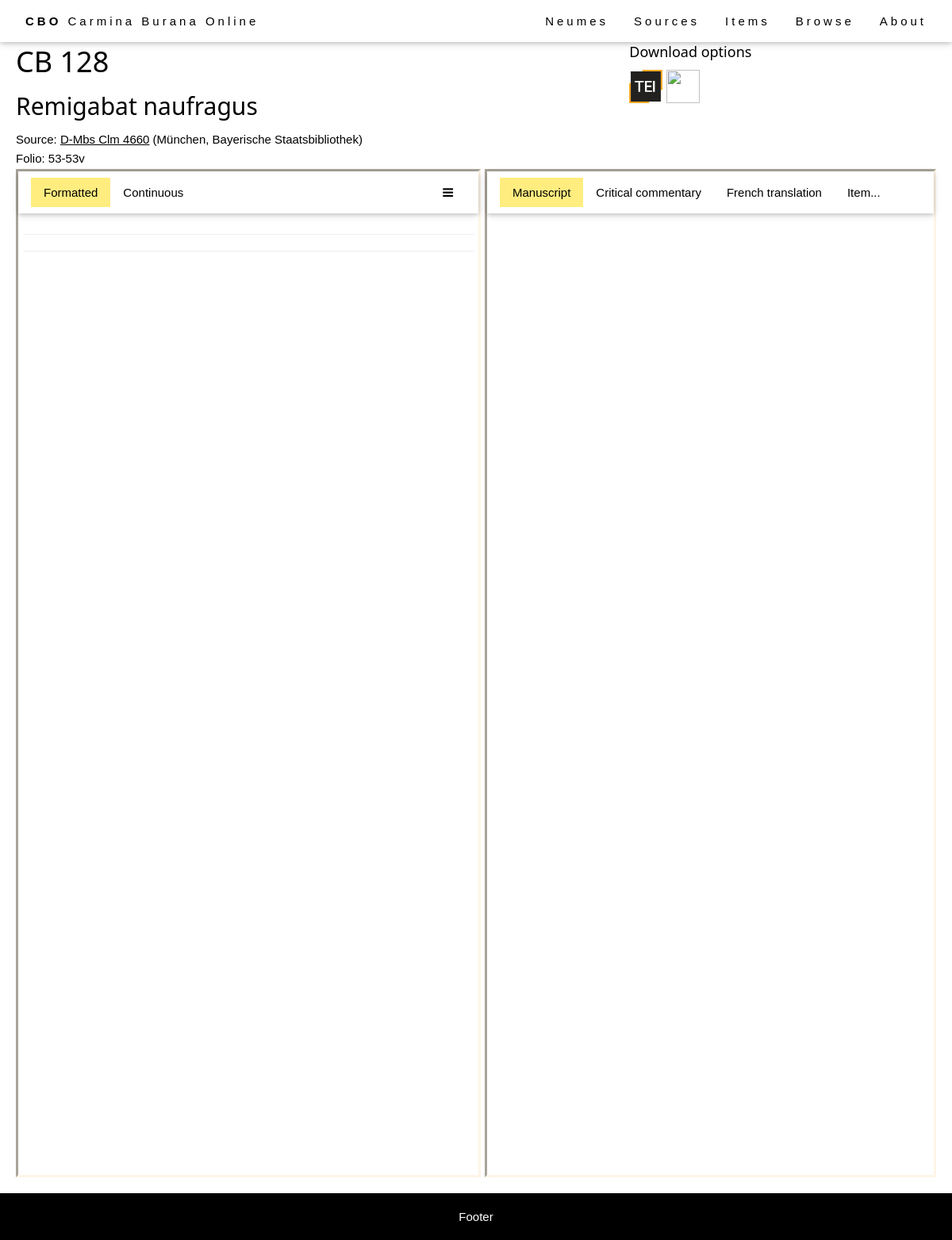
Screenshot of /browse/item/62 with the database file from the repository.
### browse/models.py (models this page shows, shortened)
class Item(models.Model):
    abstract_item = models.ForeignKey(AbstractItem, on_delete=models.PROTECT, null=True)
    source = models.ForeignKey(Source, on_delete=models.RESTRICT, null=True)
    foliation_start = models.CharField(max_length=64, help_text="First folio occupied by the item in the source.")
    foliation_end = models.CharField(max_length=64, help_text="Last folio occupied by the item in the source.")
    title = models.CharField(max_length=256, help_text="Title of the item (incipit).")
    language = models.ManyToManyField(Language)
    file = models.CharField(max_length=64, help_text="Filename (without extensions).", null=True)
    IIIF_canvasIndex = models.CharField(max_length=256, help_text="IIIF canvas index of the item.", blank=True)
    alternative_img_link = models.CharField(max_length=1024, help_text="Alternative link for source images (if IIIF is not available).", blank=True)
    class Meta:
        ordering = [Length('abstract_item__cb_id'), 'abstract_item__cb_id']
    def foliation_str(self):
        if self.foliation_start == self.foliation_end:
            return self.foliation_start
        else:
            return self.foliation_start + "-" + self.foliation_end
    @property
    def has_concordances(self):
        return len(self.abstract_item.item_set.all()) > 1
    @property
    def is_translated(self):
        import os.path
        if os.path.isfile(staticfile_path('tei', self.file + '_PB.tei')):
            return True
        else:
            return False
    @property
    def is_svg_based(self):
        import os.path
        if os.path.isfile(staticfile_path('img/mscz-svg/', self.file + '.svg')):
            return True
        else:
            return False
    @property
    def tei_path(self):
        return staticfile_path('tei', self.file + ".tei")
    @property
    def tei_tree(self):
        from lxml import etree
        return etree.parse(self.tei_path)
    @property
    def is_notated(self):
        if self.tei_tree.find(".//neume") is not None:
            return True
        else:
            return False
    def transform(self, xsl_file, tei_file, indent=False, met=False):
        from lxml import etree, html
        import os
        xsl = etree.parse(staticfile_path('xsl', xsl_file))
        transform = etree.XSLT(xsl)
        xml = etree.parse(staticfile_path('tei', tei_file + '.tei'))
        if met:
            metify(xml)
        result = transform(xml)
        if indent:
            indentify(result)
        try:
            res = lxml.html.tostring(result).decode('UTF-8')
            return res.replace('src="buranus', 'src="/staticfiles/img/glyphs/svg/buranus')
        except:
            print("Error: not able to convert")
            return ''
    @property
    def continuous_transform(self):
        return self.transform('continuous.xsl', self.file)
    @property
    def formatted_transform(self):
        return self.transform('formatted.xsl', self.file, indent=True, met=True)
    @property
    def neume_apparatus_transform(self):
        return self.transform('neume-apparatus.xsl', self.file)
    @property
    def text_apparatus_transform(self):
        return self.transform('text-apparatus.xsl', self.file)

class AbstractItem(models.Model):
    cb_id = models.CharField(max_length=10, help_text="Number of the item.")
    theme = models.ManyToManyField(Theme)
    genre = models.ForeignKey(Genre, on_delete=models.SET_NULL, null=True)
    class Meta:
        ordering = [Length('cb_id'), 'cb_id']

class Source(models.Model):
    bib_id = models.CharField(max_length=128, unique=True, help_text="The source identifier.")
    nick_name = models.CharField(max_length=128, help_text="The source name.", blank=True)
    country = models.CharField(max_length=256, help_text="The source location (country).")
    location = models.CharField(max_length=256, help_text="The source location (institution).")
    century = models.CharField(max_length=256, help_text="The source century.", blank=True)
    notation = models.CharField(max_length=256, help_text="The source notation type (for musical notation only).", blank=True)
    url = models.CharField(max_length=512, help_text="External url to access the source images.", blank=True)
    concordances = models.TextField(help_text="Concordances with the Codex Buranus.", blank=True)
    notes = models.TextField(help_text="Additional notes on the source.", blank=True)
    IIIF_manifest = models.CharField(max_length=1024, help_text="URL of the IIIF manifest.", blank=True)
    class Meta:
        ordering = ['country', 'location', 'bib_id']
    def get_absolute_url(self):
        return reverse('source-detail', args=[str(self.id)])

### browse/views.py (the view)
# urls.py: path('item/<int:pk>', views.ItemDetailView.as_view(), name='item-detail'),
class ItemDetailView(generic.DetailView):
    model = Item
    template_name = 'item_detail.html'
    def get_context_data(self, **kwargs):
        from django.db.models import Q
        context = super(ItemDetailView, self).get_context_data(**kwargs)
        item = self.get_object()
        context['sibling_items'] = item.abstract_item.item_set.filter(~Q(pk=item.pk))
        context['other_items'] = Item.objects.filter(~Q(abstract_item__pk=item.abstract_item.pk))
        return context

### browse/indentify.py (called while the page is built)
def indentify(tree):
	for poem in tree.findall(".//div[@data-type='poem']"):
		global_met = poem.get('data-met')
		for lg in poem.findall("./div[@data-type='strophe']"):
			if 'data-met' in lg.keys():
				met = lg.get('data-met')
			else:
				met = global_met
			parsed_met = parse(met)
			for (n, verse) in enumerate(lg.findall(".//div[@class='verse']")):
				verse.set('data-indent', str(parsed_met[n]))

### browse/metify.py (called while the page is built, shortened)
def metify(tree):
	for attr in ['met', 'rhyme']:
		poem_types = ['poem', 'sequence', 'leich']

### browse/models.py (called while the page is built)
def staticfile_path(folder, filename):
    import os.path
    return os.path.join(os.path.join(static_root, folder), filename)

### templates/item_detail.html (shortened to what this page needs)
{% extends "base_generic.html" %}
{% load static %}
{% block content %}
<link rel="stylesheet" href="{% static 'css/neumed-text.css' %}" />
<link rel="stylesheet" href="https://cdnjs.cloudflare.com/ajax/libs/font-awesome/4.7.0/css/font-awesome.min.css" />
<div style="padding: 20px; width: 100%;">
  <div style="display: flex">
    <div style="flex: 2">
      <h1>CB {{ item.abstract_item.cb_id }}</h1>
      <h2>{{ item.title }}</h2>
      <p>Source: <a href="{{ item.source.get_absolute_url }}">{{ item.source.bib_id }}</a> ({{ item.source.location }})</p>
      <p>Folio: {{ item.foliation_str }}</p>
    </div>
    <div style="flex: 1">
      <h5>Download options</h5>
      <a href="{% static 'tei/' %}{{ item.file }}.tei" download="{{ item.file }}.tei"><img src="{% static 'img/TEI_Logo.svg' %}" style="width: 42px; height:42px;" /></a>
      <a id="pdf-download" style="cursor: pointer;"><img src="{% static 'img/PDF_Logo.svg' %}" style="width: 42px; height:42px;" /></a>
    </div>
  </div>
  <div style="display: flex;">
    <div class="cbo-border-inset cbo-border-sand flex-column" style="width: 50%;">
      {% include "item_core_view.html" with item=item %}
    </div>
    <div id="dragResizer" class="resizer"></div>
    <div class="cbo-border-inset cbo-border-sand" style="flex: 1;">
      <div class="tab cbo-white cbo-wide cbo-padding cbo-card right">
        <button id="defaultOpenRight" class="tablinks cbo-bar-item cbo-button activable" onclick="openRightTab(this, 'msImage')">Manuscript</button>
        <button class="tablinks cbo-bar-item cbo-button activable" onclick="openRightTab(this, 'commentary')">Critical commentary</button>
        <button class="tablinks cbo-bar-item cbo-button activable" onclick="openRightTab(this, 'translation')">French translation</button>
        <button id="itemsRight" class="tablinks cbo-bar-item cbo-button activable" onclick="openRightTab(this, 'itemRight')">Item...</button>
      </div>
      <div id="msImage" class="tabcontent right">
        {% if not item.source.IIIF_manifest %}
          {% if item.alternative_img_link %}
          Unable to display manuscript images due to copyright restrictions.
          <a target="_blank" href="{{ item.alternative_img_link }}"><i class="fa fa-arrow-right" style="margin-right: 5px;"></i>Open external website.</a>
          {% else %}
          Manuscript images not available for this item.
          {% endif %}
        {% else %}
        <div id="mirador" style="position: relative; width: 100%; height: 1000px;"></div>
        {% endif %}
      </div>
    </div>
  </div>
</div>
{% endblock %}

### staticfiles/css/style.css (style rules this page uses)
html { -ms-text-size-adjust:100%;-webkit-text-size-adjust:100% }
body { margin:0 }
a { background-color:transparent }
img { border-style:none }
button,input,select,textarea,optgroup { font:inherit;margin:0 }
button,input { overflow:visible }
button,select { text-transform:none }
button,[type=button],[type=reset],[type=submit] { -webkit-appearance:button }
html,body { font-family:Verdana,sans-serif;font-size:15px;line-height:1.4 }
html { overflow-x:hidden }
h1 { font-size:36px }
h2 { font-size:30px }
h5 { font-size:18px }
h1,h2,h3,h4,h5,h6 { font-family:"Segoe UI",Arial,sans-serif;font-weight:400;margin:10px 0 }
.cbo-wide { letter-spacing:4px }
img { vertical-align:middle }
a { color:inherit }
.cbo-btn,.cbo-button { border:none;display:inline-block;padding:8px 16px;vertical-align:middle;overflow:hidden;text-decoration:none;color:inherit;background-color:inherit;text-align:center;cursor:pointer;white-space:nowrap }
.cbo-btn,.cbo-button { -webkit-touch-callout:none;-webkit-user-select:none;-khtml-user-select:none;-moz-user-select:none;-ms-user-select:none;user-select:none }
.cbo-card,.cbo-card-2 { box-shadow:0 2px 5px 0 rgba(0,0,0,0.16),0 2px 10px 0 rgba(0,0,0,0.12) }
.cbo-padding { padding:8px 16px!important }
.cbo-white,.cbo-hover-white:hover { color:#000!important;background-color:#fff!important }
.cbo-border-inset { border-style: inset; }
.cbo-border-sand,.cbo-hover-border-sand:hover { border-color:#fdf5e6!important }

### staticfiles/css/layout-generic.css (style rules this page uses)
.flex-column { display: flex; flex-direction: column; }
.cbo-button { transition: 0.3s; }

### staticfiles/css/neumed-text.css (style rules this page uses)
p { margin-block-start: 3px; margin-block-end: 3px; }

### templates/item_detail.html (style rules this page uses)
p { break-inside: avoid; }
.resizer { cursor: ew-resize; height: 1200px; width: 5px; }
.tab { box-sizing: border-box; display: inline-flex; width: 100%; }
.active { background-color: #ffed7f; }
.tabcontent { display: none; padding: 6px; height: 1200px; overflow-y: scroll; }

### rows the page displays
Item: abstract_item.cb_id "128", title "Remigabat naufragus", source.bib_id "D-Mbs Clm 4660", source.location "München, Bayerische Staatsbibliothek", foliation_str "53-53v"
